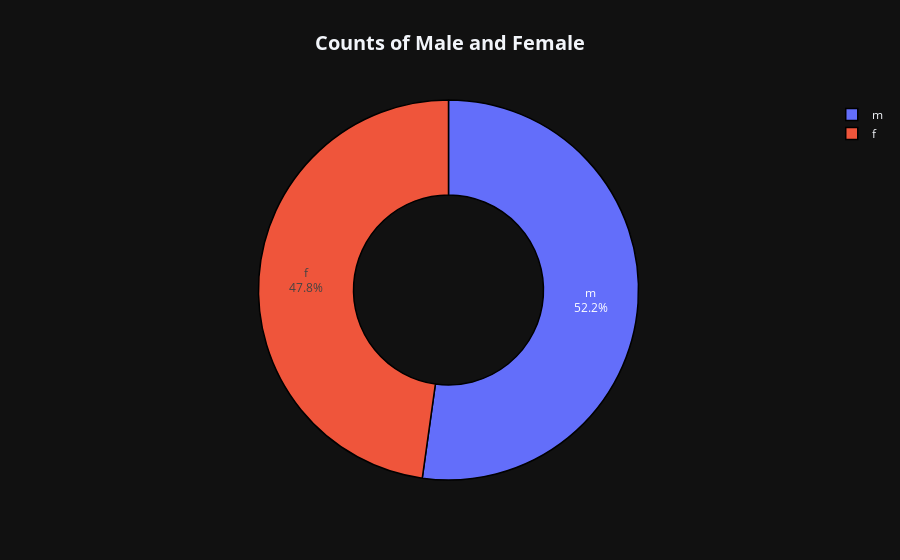

Notebook code for this chart:
### Code cell
fig = px.pie(df, names = "gender",
             title = "<b>Counts of Male and Female</b>",
             hole = 0.5, template = "plotly_dark")

fig.update_traces(textposition='inside',
                  textinfo='percent+label',
                  marker=dict(line=dict(color='#000000', width = 1.5)))

fig.update_layout(title_x = 0.5,
                  title_font = dict(size = 20),
                  uniformtext_minsize = 15)


fig.show()

### Figure 1 — Plotly figure (JSON) as saved in the notebook; plotly's stock layout.template omitted (floating-point values rounded to 4 significant figures; data arrays with more than 128 entries replaced by an {"elided": "..."} marker saying what was removed)
{"data": [{"domain": {"x": [0, 1], "y": [0, 1]}, "hole": 0.5, "hovertemplate": "gender=%{label}<extra></extra>", "labels": {"elided": "703 str values"}, "legendgroup": "", "marker": {"line": {"color": "#000000", "width": 1.5}}, "name": "", "showlegend": true, "textinfo": "percent+label", "textposition": "inside", "type": "pie"}], "layout": {"legend": {"tracegroupgap": 0}, "title": {"font": {"size": 20}, "text": "<b>Counts of Male and Female</b>", "x": 0.5}, "uniformtext": {"minsize": 15}}}
